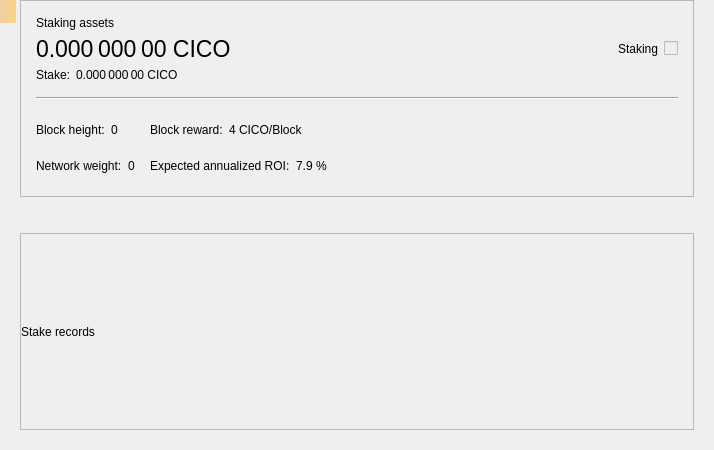
<?xml version="1.0" encoding="UTF-8"?>
<ui version="4.0">
 <class>StakePage</class>
 <widget class="QWidget" name="StakePage">
  <property name="geometry">
   <rect>
    <x>0</x>
    <y>0</y>
    <width>714</width>
    <height>450</height>
   </rect>
  </property>
  <property name="windowTitle">
   <string>Form</string>
  </property>
  <layout class="QVBoxLayout" name="verticalLayout_3">
   <property name="leftMargin">
    <number>20</number>
   </property>
   <property name="topMargin">
    <number>0</number>
   </property>
   <property name="rightMargin">
    <number>20</number>
   </property>
   <property name="bottomMargin">
    <number>20</number>
   </property>
   <item>
    <widget class="QFrame" name="frameStakeInfo">
     <property name="frameShape">
      <enum>QFrame::StyledPanel</enum>
     </property>
     <property name="frameShadow">
      <enum>QFrame::Raised</enum>
     </property>
     <layout class="QVBoxLayout" name="verticalLayout">
      <property name="spacing">
       <number>15</number>
      </property>
      <property name="leftMargin">
       <number>15</number>
      </property>
      <property name="topMargin">
       <number>15</number>
      </property>
      <property name="rightMargin">
       <number>15</number>
      </property>
      <property name="bottomMargin">
       <number>15</number>
      </property>
      <item>
       <layout class="QGridLayout" name="gridLayout_2">
        <property name="spacing">
         <number>6</number>
        </property>
        <item row="1" column="0">
         <widget class="QLabel" name="labelAssets">
          <property name="font">
           <font>
            <pointsize>17</pointsize>
           </font>
          </property>
          <property name="cursor">
           <cursorShape>IBeamCursor</cursorShape>
          </property>
          <property name="toolTip">
           <string>Your current spendable balance</string>
          </property>
          <property name="text">
           <string notr="true">0.000 000 00 CICO</string>
          </property>
          <property name="alignment">
           <set>Qt::AlignLeading|Qt::AlignLeft|Qt::AlignVCenter</set>
          </property>
          <property name="textInteractionFlags">
           <set>Qt::LinksAccessibleByMouse|Qt::TextSelectableByMouse</set>
          </property>
         </widget>
        </item>
        <item row="0" column="0">
         <widget class="QLabel" name="labelAssetsText">
          <property name="text">
           <string>Staking assets</string>
          </property>
          <property name="alignment">
           <set>Qt::AlignLeading|Qt::AlignLeft|Qt::AlignVCenter</set>
          </property>
         </widget>
        </item>
        <item row="1" column="2">
         <spacer name="horizontalSpacer_2">
          <property name="orientation">
           <enum>Qt::Horizontal</enum>
          </property>
          <property name="sizeHint" stdset="0">
           <size>
            <width>40</width>
            <height>20</height>
           </size>
          </property>
         </spacer>
        </item>
        <item row="4" column="0">
         <layout class="QHBoxLayout" name="horizontalLayout_5">
          <property name="spacing">
           <number>6</number>
          </property>
          <item>
           <widget class="QLabel" name="labelStakeText">
            <property name="sizePolicy">
             <sizepolicy hsizetype="Maximum" vsizetype="Preferred">
              <horstretch>0</horstretch>
              <verstretch>0</verstretch>
             </sizepolicy>
            </property>
            <property name="text">
             <string>Stake:</string>
            </property>
            <property name="alignment">
             <set>Qt::AlignLeading|Qt::AlignLeft|Qt::AlignVCenter</set>
            </property>
           </widget>
          </item>
          <item>
           <widget class="QLabel" name="labelStake">
            <property name="text">
             <string>0.000 000 00 CICO</string>
            </property>
            <property name="alignment">
             <set>Qt::AlignLeading|Qt::AlignLeft|Qt::AlignVCenter</set>
            </property>
            <property name="textInteractionFlags">
             <set>Qt::LinksAccessibleByMouse|Qt::TextSelectableByMouse</set>
            </property>
           </widget>
          </item>
          <item>
           <spacer name="horizontalSpacer_3">
            <property name="orientation">
             <enum>Qt::Horizontal</enum>
            </property>
            <property name="sizeType">
             <enum>QSizePolicy::Minimum</enum>
            </property>
            <property name="sizeHint" stdset="0">
             <size>
              <width>0</width>
              <height>0</height>
             </size>
            </property>
           </spacer>
          </item>
         </layout>
        </item>
        <item row="1" column="4">
         <widget class="QLabel" name="labelStaking">
          <property name="text">
           <string>Staking</string>
          </property>
         </widget>
        </item>
        <item row="1" column="5">
         <widget class="QSwitchControl" name="checkStake">
          <property name="enabled">
           <bool>false</bool>
          </property>
         </widget>
        </item>
       </layout>
      </item>
      <item>
       <widget class="Line" name="hLine">
        <property name="orientation">
         <enum>Qt::Horizontal</enum>
        </property>
       </widget>
      </item>
      <item>
       <layout class="QGridLayout" name="gridLayout">
        <property name="verticalSpacing">
         <number>6</number>
        </property>
        <item row="0" column="0">
         <layout class="QHBoxLayout" name="horizontalLayout">
          <property name="spacing">
           <number>6</number>
          </property>
          <item>
           <widget class="QLabel" name="labelHeightText">
            <property name="sizePolicy">
             <sizepolicy hsizetype="Maximum" vsizetype="Preferred">
              <horstretch>0</horstretch>
              <verstretch>0</verstretch>
             </sizepolicy>
            </property>
            <property name="text">
             <string>Block height:</string>
            </property>
            <property name="alignment">
             <set>Qt::AlignLeading|Qt::AlignLeft|Qt::AlignVCenter</set>
            </property>
           </widget>
          </item>
          <item>
           <widget class="QLabel" name="labelHeight">
            <property name="text">
             <string>0</string>
            </property>
            <property name="alignment">
             <set>Qt::AlignLeading|Qt::AlignLeft|Qt::AlignVCenter</set>
            </property>
            <property name="textInteractionFlags">
             <set>Qt::LinksAccessibleByMouse|Qt::TextSelectableByMouse</set>
            </property>
           </widget>
          </item>
          <item>
           <spacer name="horizontalSpacer_4">
            <property name="orientation">
             <enum>Qt::Horizontal</enum>
            </property>
            <property name="sizeType">
             <enum>QSizePolicy::Minimum</enum>
            </property>
            <property name="sizeHint" stdset="0">
             <size>
              <width>0</width>
              <height>0</height>
             </size>
            </property>
           </spacer>
          </item>
         </layout>
        </item>
        <item row="0" column="1">
         <layout class="QHBoxLayout" name="horizontalLayout_3">
          <property name="spacing">
           <number>6</number>
          </property>
          <item>
           <widget class="QLabel" name="labelRewardText">
            <property name="sizePolicy">
             <sizepolicy hsizetype="Maximum" vsizetype="Preferred">
              <horstretch>0</horstretch>
              <verstretch>0</verstretch>
             </sizepolicy>
            </property>
            <property name="text">
             <string>Block reward:</string>
            </property>
            <property name="alignment">
             <set>Qt::AlignLeading|Qt::AlignLeft|Qt::AlignVCenter</set>
            </property>
           </widget>
          </item>
          <item>
           <widget class="QLabel" name="labelReward">
            <property name="text">
             <string>4 CICO/Block</string>
            </property>
            <property name="alignment">
             <set>Qt::AlignLeading|Qt::AlignLeft|Qt::AlignVCenter</set>
            </property>
            <property name="textInteractionFlags">
             <set>Qt::LinksAccessibleByMouse|Qt::TextSelectableByMouse</set>
            </property>
           </widget>
          </item>
          <item>
           <spacer name="horizontalSpacer_6">
            <property name="orientation">
             <enum>Qt::Horizontal</enum>
            </property>
            <property name="sizeType">
             <enum>QSizePolicy::Minimum</enum>
            </property>
            <property name="sizeHint" stdset="0">
             <size>
              <width>0</width>
              <height>0</height>
             </size>
            </property>
           </spacer>
          </item>
         </layout>
        </item>
        <item row="0" column="2" rowspan="2">
         <spacer name="horizontalSpacer">
          <property name="orientation">
           <enum>Qt::Horizontal</enum>
          </property>
          <property name="sizeHint" stdset="0">
           <size>
            <width>40</width>
            <height>20</height>
           </size>
          </property>
         </spacer>
        </item>
        <item row="1" column="0">
         <layout class="QHBoxLayout" name="horizontalLayout_2">
          <property name="spacing">
           <number>6</number>
          </property>
          <item>
           <widget class="QLabel" name="labelWeightText">
            <property name="sizePolicy">
             <sizepolicy hsizetype="Maximum" vsizetype="Preferred">
              <horstretch>0</horstretch>
              <verstretch>0</verstretch>
             </sizepolicy>
            </property>
            <property name="text">
             <string>Network weight:</string>
            </property>
            <property name="alignment">
             <set>Qt::AlignLeading|Qt::AlignLeft|Qt::AlignVCenter</set>
            </property>
           </widget>
          </item>
          <item>
           <widget class="QLabel" name="labelWeight">
            <property name="text">
             <string>0</string>
            </property>
            <property name="alignment">
             <set>Qt::AlignLeading|Qt::AlignLeft|Qt::AlignVCenter</set>
            </property>
            <property name="textInteractionFlags">
             <set>Qt::LinksAccessibleByMouse|Qt::TextSelectableByMouse</set>
            </property>
           </widget>
          </item>
          <item>
           <spacer name="horizontalSpacer_5">
            <property name="orientation">
             <enum>Qt::Horizontal</enum>
            </property>
            <property name="sizeType">
             <enum>QSizePolicy::Minimum</enum>
            </property>
            <property name="sizeHint" stdset="0">
             <size>
              <width>0</width>
              <height>0</height>
             </size>
            </property>
           </spacer>
          </item>
         </layout>
        </item>
        <item row="1" column="1">
         <layout class="QHBoxLayout" name="horizontalLayout_4">
          <property name="spacing">
           <number>6</number>
          </property>
          <item>
           <widget class="QLabel" name="labelROIText">
            <property name="sizePolicy">
             <sizepolicy hsizetype="Maximum" vsizetype="Preferred">
              <horstretch>0</horstretch>
              <verstretch>0</verstretch>
             </sizepolicy>
            </property>
            <property name="text">
             <string>Expected annualized ROI:</string>
            </property>
            <property name="alignment">
             <set>Qt::AlignLeading|Qt::AlignLeft|Qt::AlignVCenter</set>
            </property>
           </widget>
          </item>
          <item>
           <widget class="QLabel" name="labelROI">
            <property name="text">
             <string>7.9 %</string>
            </property>
            <property name="alignment">
             <set>Qt::AlignLeading|Qt::AlignLeft|Qt::AlignVCenter</set>
            </property>
            <property name="textInteractionFlags">
             <set>Qt::LinksAccessibleByMouse|Qt::TextSelectableByMouse</set>
            </property>
           </widget>
          </item>
          <item>
           <spacer name="horizontalSpacer_7">
            <property name="orientation">
             <enum>Qt::Horizontal</enum>
            </property>
            <property name="sizeType">
             <enum>QSizePolicy::Minimum</enum>
            </property>
            <property name="sizeHint" stdset="0">
             <size>
              <width>0</width>
              <height>0</height>
             </size>
            </property>
           </spacer>
          </item>
         </layout>
        </item>
       </layout>
      </item>
     </layout>
    </widget>
   </item>
   <item>
    <spacer name="verticalSpacer">
     <property name="orientation">
      <enum>Qt::Vertical</enum>
     </property>
     <property name="sizeType">
      <enum>QSizePolicy::Fixed</enum>
     </property>
     <property name="sizeHint" stdset="0">
      <size>
       <width>20</width>
       <height>30</height>
      </size>
     </property>
    </spacer>
   </item>
   <item>
    <widget class="QFrame" name="frameStakeRecords">
     <property name="frameShape">
      <enum>QFrame::StyledPanel</enum>
     </property>
     <property name="frameShadow">
      <enum>QFrame::Raised</enum>
     </property>
     <layout class="QVBoxLayout" name="verticalLayout_2">
      <property name="leftMargin">
       <number>0</number>
      </property>
      <property name="topMargin">
       <number>0</number>
      </property>
      <property name="rightMargin">
       <number>0</number>
      </property>
      <property name="bottomMargin">
       <number>0</number>
      </property>
      <item>
       <widget class="QLabel" name="labelRecordsText">
        <property name="text">
         <string>Stake records</string>
        </property>
       </widget>
      </item>
     </layout>
    </widget>
   </item>
  </layout>
  <widget class="QLabel" name="labelAlerts">
   <property name="geometry">
    <rect>
     <x>0</x>
     <y>0</y>
     <width>16</width>
     <height>23</height>
    </rect>
   </property>
   <property name="visible">
    <bool>false</bool>
   </property>
   <property name="styleSheet">
    <string notr="true">QLabel { background-color: qlineargradient(x1: 0, y1: 0, x2: 1, y2: 0, stop:0 #F0D0A0, stop:1 #F8D488); color:#000000; }</string>
   </property>
   <property name="wordWrap">
    <bool>true</bool>
   </property>
   <property name="margin">
    <number>3</number>
   </property>
   <property name="textInteractionFlags">
    <set>Qt::TextSelectableByMouse</set>
   </property>
  </widget>
 </widget>
 <customwidgets>
  <customwidget>
   <class>QSwitchControl</class>
   <extends>QCheckBox</extends>
   <header>qt/qswitchcontrol.h</header>
  </customwidget>
 </customwidgets>
 <resources/>
 <connections/>
</ui>
